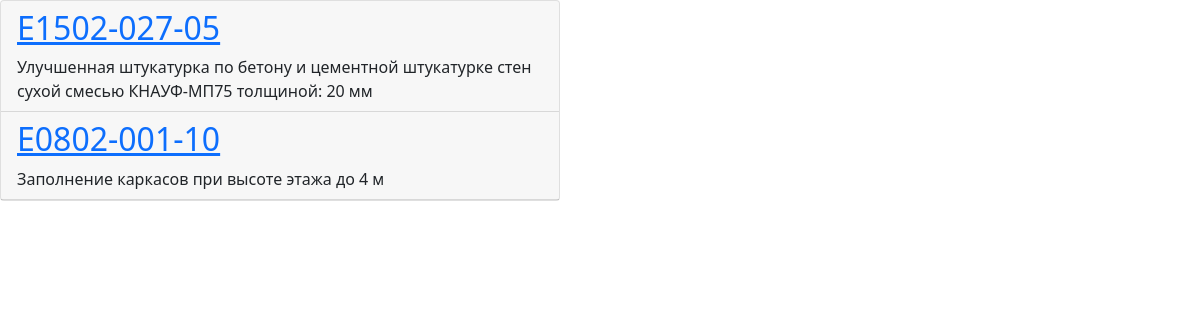
Before: / with the older database file.
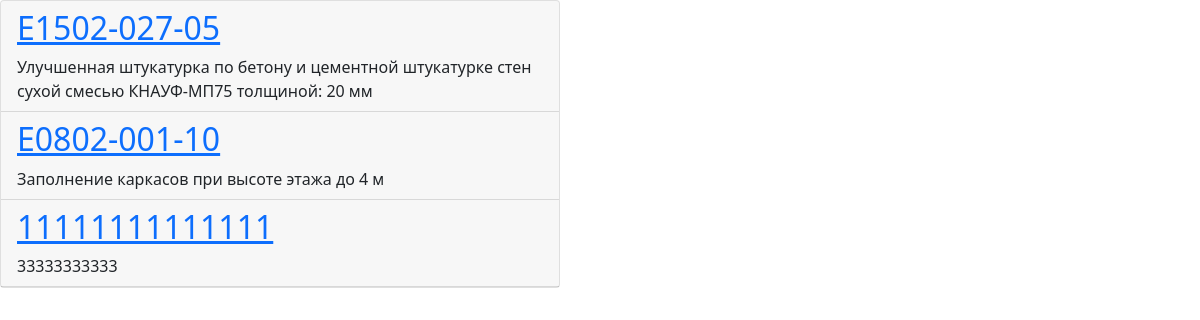
After: the same page with the newer database file.
### APIBase/models.py (models this page shows, shortened)
class Standard(models.Model):
    searchCode = models.CharField(max_length=20, unique=True, verbose_name='Шифр поисковый (уникальный)')
    originalCipherFromDocument = models.CharField(max_length=128, verbose_name='Оригинальный шифр с документа')
    name = models.CharField(max_length=255, verbose_name='Наименование')
    unit = models.CharField(max_length=64, verbose_name='Единица измерения')
    def get_absolute_url(self):
        return reverse('get_standard', kwargs={'searchCode': self.searchCode})

### APIBase/views.py (the view)
# urls.py: path('', index),
def index(response):
    res = Standard.objects.all()
    return render(response, 'APIBase/list_norm.html', {'res': res})

### templates/APIBase/list_norm.html (shortened to what this page needs)
<!DOCTYPE html>
<html lang="en">
<head>
    <link href="https://cdn.jsdelivr.net/npm/bootstrap@5.1.3/dist/css/bootstrap.min.css" rel="stylesheet"
>
</head>
<body>
<div class="col-md-9">
    <div class="card" style="width: 35rem;">
        {% for d in res %}
            <div class="card-header">
                <h2><a href="{{ d.get_absolute_url }}">{{ d.searchCode }}</a></h2> {{ d.name }}
            </div>
        {% endfor %}
    </div>
</div>
</body>
</html>

Changed rows visible on the page:
added Standard: searchCode "11111111111111", name "33333333333"
